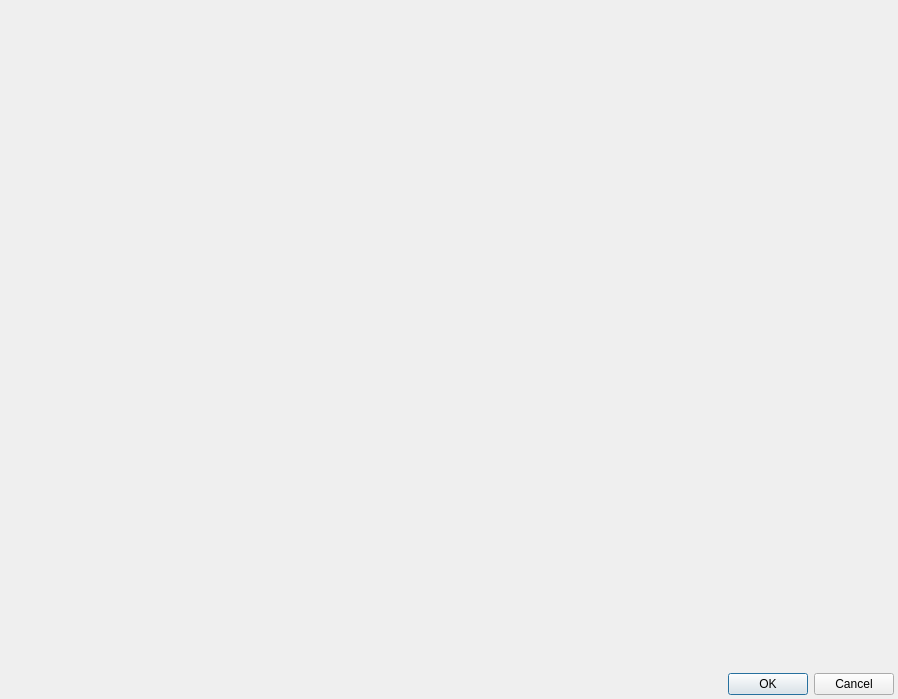
<?xml version="1.0" encoding="UTF-8"?>
<ui version="4.0">
 <class>MatchDialog</class>
 <widget class="QDialog" name="MatchDialog">
  <property name="geometry">
   <rect>
    <x>0</x>
    <y>0</y>
    <width>898</width>
    <height>699</height>
   </rect>
  </property>
  <property name="windowTitle">
   <string>Dialog</string>
  </property>
  <layout class="QHBoxLayout" name="horizontalLayout">
   <property name="leftMargin">
    <number>4</number>
   </property>
   <property name="topMargin">
    <number>4</number>
   </property>
   <property name="rightMargin">
    <number>4</number>
   </property>
   <property name="bottomMargin">
    <number>4</number>
   </property>
   <item>
    <layout class="QVBoxLayout" name="verticalLayout">
     <item>
      <widget class="QLabel" name="graphicsView">
       <property name="frameShape">
        <enum>QFrame::NoFrame</enum>
       </property>
       <property name="frameShadow">
        <enum>QFrame::Sunken</enum>
       </property>
       <property name="text">
        <string/>
       </property>
       <property name="scaledContents">
        <bool>false</bool>
       </property>
      </widget>
     </item>
     <item>
      <widget class="QLabel" name="graphicsView2">
       <property name="frameShadow">
        <enum>QFrame::Sunken</enum>
       </property>
       <property name="text">
        <string/>
       </property>
      </widget>
     </item>
     <item>
      <widget class="QDialogButtonBox" name="buttonBox">
       <property name="orientation">
        <enum>Qt::Horizontal</enum>
       </property>
       <property name="standardButtons">
        <set>QDialogButtonBox::Cancel|QDialogButtonBox::Ok</set>
       </property>
      </widget>
     </item>
    </layout>
   </item>
  </layout>
 </widget>
 <resources/>
 <connections>
  <connection>
   <sender>buttonBox</sender>
   <signal>accepted()</signal>
   <receiver>MatchDialog</receiver>
   <slot>accept()</slot>
   <hints>
    <hint type="sourcelabel">
     <x>248</x>
     <y>254</y>
    </hint>
    <hint type="destinationlabel">
     <x>157</x>
     <y>274</y>
    </hint>
   </hints>
  </connection>
  <connection>
   <sender>buttonBox</sender>
   <signal>rejected()</signal>
   <receiver>MatchDialog</receiver>
   <slot>reject()</slot>
   <hints>
    <hint type="sourcelabel">
     <x>316</x>
     <y>260</y>
    </hint>
    <hint type="destinationlabel">
     <x>286</x>
     <y>274</y>
    </hint>
   </hints>
  </connection>
 </connections>
</ui>
